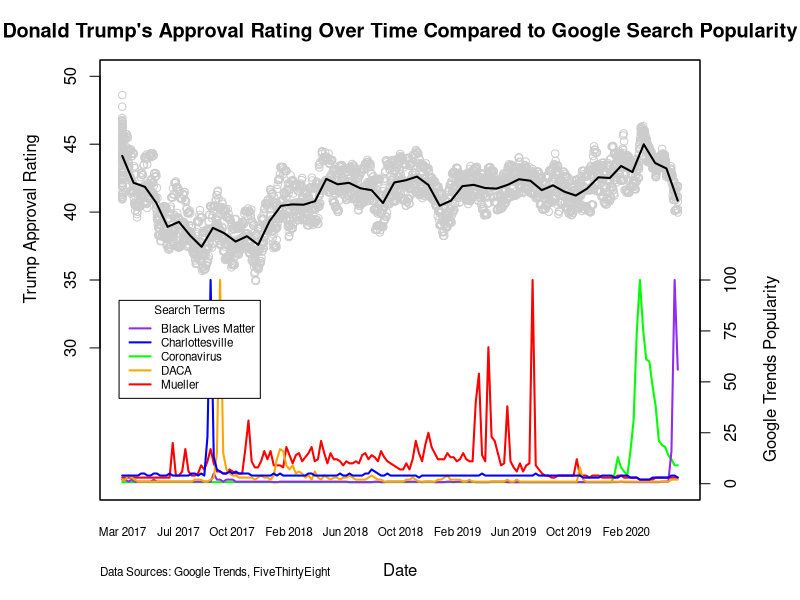
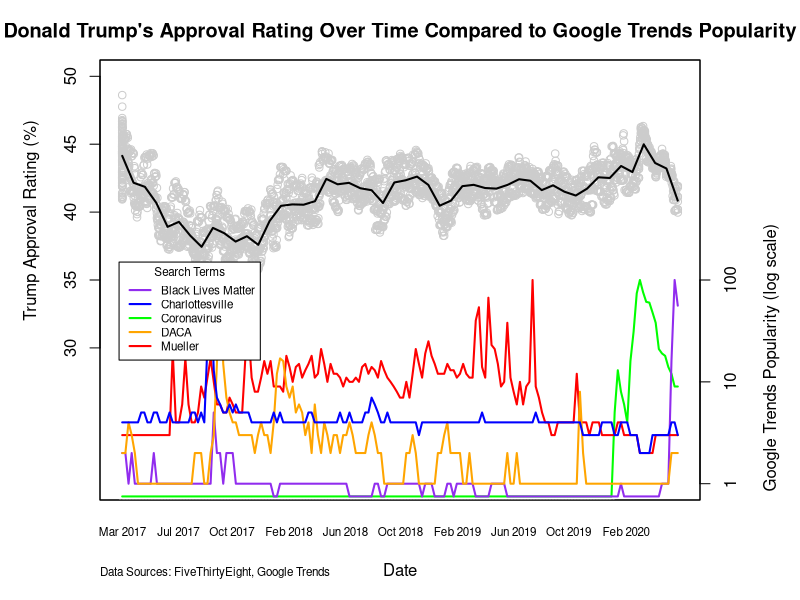

Here is the R script that generated these plots, in order:
# Import and clean FiveThirtyEight approval data
approval = read.csv('approval_topline.csv')
approval = approval[,c('timestamp', 'approve_estimate')]
approval$timestamp = as.numeric(as.POSIXct(approval$timestamp, format="%H:%M:%S %d %b %Y"))
approval$timestamp = as.Date(as.POSIXct(approval$timestamp, origin="1970-01-01"))
approval = approval[which(approval$timestamp > "2017-01-20"),]

# Import and clean Google Trends data
blm_interest = read.csv('blm_interest.csv', stringsAsFactors = FALSE)
charlottesville_interest = read.csv('charlottesville_interest.csv', stringsAsFactors = FALSE)
coronavirus_interest = read.csv('coronavirus_interest.csv', stringsAsFactors = FALSE)
daca_interest = read.csv('daca_interest.csv', stringsAsFactors = FALSE)
mueller_interest = read.csv('mueller_interest.csv', stringsAsFactors = FALSE)

nweeks = 260
interest = data.frame(tail(blm_interest$Week, nweeks), tail(blm_interest$Black.Lives.Matter, nweeks), tail(coronavirus_interest$Coronavirus, nweeks), tail(daca_interest$DACA, nweeks), tail(mueller_interest$Mueller, nweeks), tail(charlottesville_interest$Charlottesville, nweeks), stringsAsFactors = FALSE)
colnames(interest) = c("Week", "Black.Lives.Matter", "Coronavirus", "DACA", "Mueller", "Charlottesville")
interest$Week = as.numeric(as.POSIXct(interest$Week, format="%Y-%m-%d"))
interest$Week = as.Date(as.POSIXct(interest$Week, origin="1970-01-01"))
interest = interest[which(interest$Week > "2017-01-20"),]

if(nrow(interest[which(interest$Black.Lives.Matter == '<1'),]) > 0){
    interest[which(interest$Black.Lives.Matter == '<1'),]$Black.Lives.Matter = 0.75
}
if(nrow(interest[which(interest$Charlottesville == '<1'),]) > 0){
    interest[which(interest$Charlottesville == '<1'),]$Charlottesville = 0.75
}
if(nrow(interest[which(interest$Coronavirus == '<1'),]) > 0){
    interest[which(interest$Coronavirus == '<1'),]$Coronavirus = 0.75
}
if(nrow(interest[which(interest$DACA == '<1'),]) > 0){
    interest[which(interest$DACA == '<1'),]$DACA = 0.75
}
if(nrow(interest[which(interest$Mueller == '<1'),]) > 0){
    interest[which(interest$Mueller == '<1'),]$Mueller = 0.75
}

# Plot the data
par(mar = c(5, 5, 3, 5))
scatter.smooth(approval, ylim = c(20, 50), span = 1/30, col="#CCCCCC", ylab = "", yaxt = 'n', xlab = "Date", xaxt = 'n', main = "Donald Trump\'s Approval Rating Over Time Compared to Google Search Popularity", lpars = c(lwd = 2))
mtext("Trump Approval Rating", side = 2, adj = 0.725, line = 3)
axis(2, at = c(30, 35, 40, 45, 50))
axis(1, tick = FALSE, approval$timestamp, format(approval$timestamp, "%b %Y"), cex.axis = 0.7)
par(new = TRUE, ylog = TRUE)
plot(interest$Coronavirus, col = "#FFFFFF", xaxt = 'n', yaxt = 'n', xlab = '', ylab = '', ylim = c(0, 200))
lines(interest$Coronavirus, xaxt = 'n', yaxt = 'n', xlab = '', ylab = '', col = 'green', lwd = 2, ylog = TRUE)
par(new = TRUE)
lines(interest$Black.Lives.Matter, xaxt = 'n', yaxt = 'n', xlab = '', ylab = '', col = 'purple2', lwd = 2)
par(new = TRUE)
lines(interest$Mueller, xaxt = 'n', yaxt = 'n', xlab = '', ylab = '', col = 'red', lwd = 2)
par(new = TRUE)
lines(interest$DACA, xaxt = 'n', yaxt = 'n', xlab = '', ylab = '', col = 'orange', lwd = 2)
par(new = TRUE)
lines(interest$Charlottesville, xaxt = 'n', yaxt = 'n', xlab = '', ylab = '', col = 'blue', lwd = 2)
axis(side = 4, at = c(0, 25, 50, 75, 100))
mtext("Google Trends Popularity", side = 4, line = 3, adj = 0.15)
legend(0, 90, legend = c('Black Lives Matter', 'Charlottesville', 'Coronavirus', 'DACA', 'Mueller'), col = c('purple2', 'blue', 'green', 'orange', 'red'), lty = 1, lwd = 2, cex = 0.7, title = "Search Terms", bg = "#FFFFFF")
title(sub="Data Sources: Google Trends, FiveThirtyEight", adj = 0, line = 3, cex.sub = 0.7)

# Log scale version
par(mar = c(5, 5, 3, 5))
scatter.smooth(approval, ylim = c(20, 50), span = 1/30, col="#CCCCCC", ylab = "", yaxt = 'n', xlab = "Date", xaxt = 'n', main = "Donald Trump\'s Approval Rating Over Time Compared to Google Trends Popularity", lpars = c(lwd = 2))
mtext("Trump Approval Rating (%)", side = 2, adj = 0.75, line = 3)
axis(2, at = c(30, 35, 40, 45, 50))
axis(1, tick = FALSE, approval$timestamp, format(approval$timestamp, "%b %Y"), cex.axis = 0.7)
par(new = TRUE, ylog = TRUE)
plot(interest$Coronavirus, col = "#FFFFFF", xaxt = 'n', yaxt = 'n', xlab = '', ylab = '', ylim = c(1, 10000), log = 'y')
lines(interest$Coronavirus, xaxt = 'n', yaxt = 'n', xlab = '', ylab = '', col = 'green', lwd = 2, ylog = TRUE)
par(new = TRUE)
lines(interest$Black.Lives.Matter, xaxt = 'n', yaxt = 'n', xlab = '', ylab = '', col = 'purple2', lwd = 2)
par(new = TRUE)
lines(interest$Mueller, xaxt = 'n', yaxt = 'n', xlab = '', ylab = '', col = 'red', lwd = 2)
par(new = TRUE)
lines(interest$DACA, xaxt = 'n', yaxt = 'n', xlab = '', ylab = '', col = 'orange', lwd = 2)
par(new = TRUE)
lines(interest$Charlottesville, xaxt = 'n', yaxt = 'n', xlab = '', ylab = '', col = 'blue', lwd = 2)
axis(side = 4, at = c(1, 10, 100))
mtext("Google Trends Popularity (log scale)", side = 4, line = 3, adj = 0.05)
legend(0, 150, legend = c('Black Lives Matter', 'Charlottesville', 'Coronavirus', 'DACA', 'Mueller'), col = c('purple2', 'blue', 'green', 'orange', 'red'), lty = 1, lwd = 2, cex = 0.7, title = "Search Terms", bg = "#FFFFFF")
title(sub="Data Sources: FiveThirtyEight, Google Trends", adj = 0, line = 3, cex.sub = 0.7)
